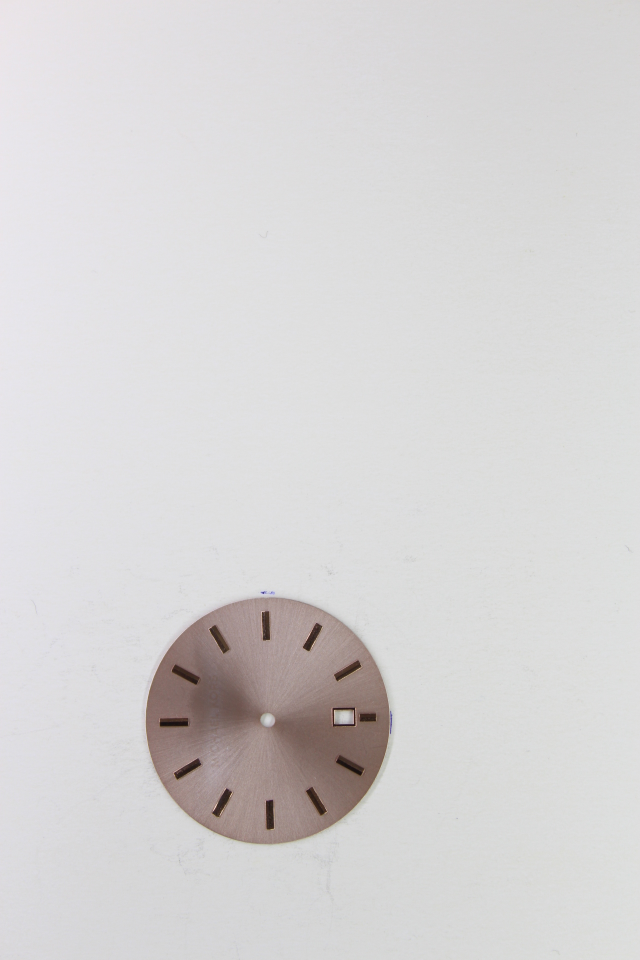
#> input picture sample/good/g1.JPG, 1280 x 1920 px, found by its file name (shown at 1/2 size); the run also reads 2 pictures not shown here
$ jupyter execute --allow-errors Explore_Dials.ipynb   (Python 2 division)   (older library calls are emulated)
#> lines starting #> are read from the running program, lines starting #| are printed output that depends on the picture; after the words box and inside, x2 and y2 are one past the last pixel; in counts of white or black regions, pixels touching at a corner belong together
Steps for defect detection project: <br>
***Preprocessing on sample image:*** <br>
1 - Shade out area of interest (circle detection) <br>
2 - Align any slightly rotated dials with template <br>
***Defect Detection on full dataset:*** <br>
3 - Fine-tune pretrained classifier on preprocessed (aligned) good/poor dial dataset if forthcoming. <br>
4 - Local image similarity measures in comparison with template dial if in class "defect" <br>

1) Highlight dial area:

[cell 1]
import numpy as np
import cv2
import os
import matplotlib.pyplot as plt
from skimage.measure import compare_ssim
from skimage import io
from skimage.filters import threshold_mean, gaussian
from skimage.util import img_as_ubyte
from skimage.color import gray2rgb

# grayscale conversion for cv functions:
def gray(pic):
    return cv2.cvtColor(pic, cv2.COLOR_BGR2GRAY)

def quick_fig(img):
    plt.figure(figsize=(16,5))
    plt.imshow(img)
    plt.axis("off")

# import
img = cv2.imread("sample/good/g1.jpg")
#> img is the input picture: shape (1920, 1280, 3); mean B, G, R 212.8, 212.4, 214.4
plt.imshow(img)
plt.show()

def crop_circular_region(orig, use_mask=False, draw_outline=False, fixed_rect_size=255, rect_padding=10):
    """
    return largest circular region corresponding to watch dial
    """
#> called with use_mask = False, draw_outline = False, fixed_rect_size = 255, rect_padding = 10
    img_hough = gray(orig)
    # smooth image to make sure smaller features don't get captured as circles
    img_hough = img_as_ubyte(gaussian(img_hough, sigma=0.0))
    # ...and detect circles.
    circ = cv2.HoughCircles(img_hough, cv2.cv.CV_HOUGH_GRADIENT, 1.4, 100)
#> circ = [[535.5, 1441.3, 243.9]]
    if circ is not None:
        circ = circ.squeeze()
#> circ = [535.5, 1441.3, 243.9]
        # sort potentially multiple circles and pick largest (by radius) as dial surface:
        if circ.size > 3:
            circ = circ[np.argmax(circ[:,2])]
        x,y,rad = circ.astype(int)
#> x = 535; y = 1441; rad = 243
        img_hough = gray2rgb(img_hough)
        if use_mask:
            # mask image outside circle, classifier should only pay attention to dial surface:
            yy,xx = np.ogrid[0:img_hough.shape[0], 0:img_hough.shape[1]]
            mask = (xx-x)**2 + (yy-y)**2 >= rad**2
            img_hough[mask] = (0,0,0)
        if draw_outline:
            # draw circle & center
            cv2.circle(img_hough, (x, y), rad, (0,255,0), 4)
            cv2.rectangle(img_hough, (x - 5, y - 5), (x + 5, y + 5), (0,255, 0), -1)
        # cropped_rect = img_hough[y-rect_size:y+rect_size, x-rect_size:x+rect_size]
        if not fixed_rect_size:
            rect_size = rad + rect_padding
            cropped_rect = img_hough[y-rect_size:y+rect_size, x-rect_size:x+rect_size]
        else:
            cropped_rect = img_hough[y-fixed_rect_size:y+fixed_rect_size, x-fixed_rect_size:x+fixed_rect_size]
        return cropped_rect
    else:
        raise ValueError("No circular region found, consider adjusting hough parameters")

saved_rect = crop_circular_region(img)


smpath = "sample/bad/"
for f in os.listdir(smpath):
    print f
    crp = img_as_ubyte(crop_circular_region(cv2.imread(smpath+f)))
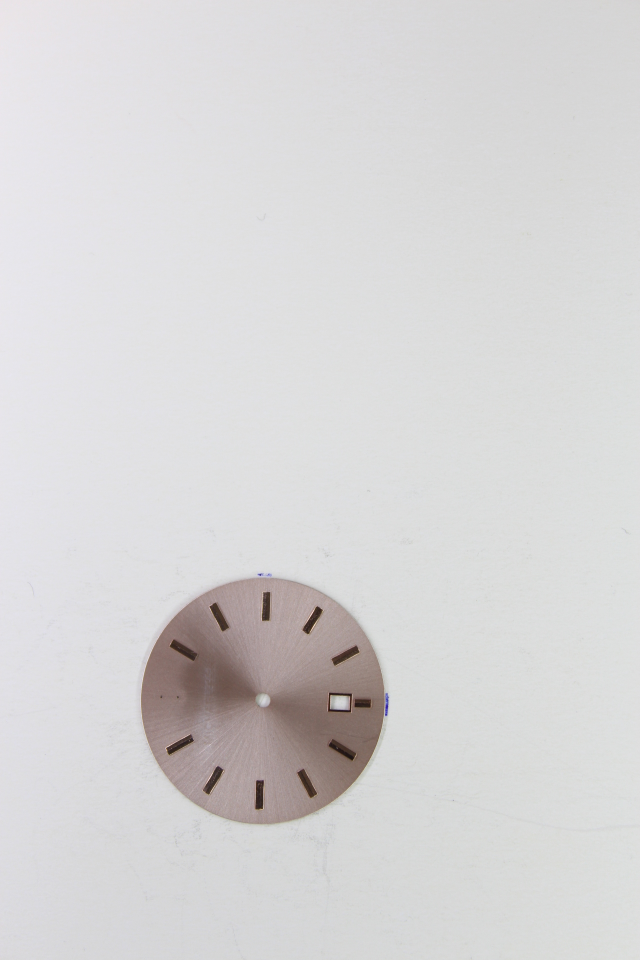
#> input picture sample/bad/b1.JPG, 1280 x 1920 px (shown at 1/2 size)
#> in crop_circular_region, orig is the input picture: shape (1920, 1280, 3); mean B, G, R 214, 213.4, 214.7
    ### io.imsave("good_cropped/" + f[:-3]+"png", crp)
# io.imsave("b1.png", saved_rect)
# quick_fig(np.hstack([img, img_hough]))
plt.imshow(saved_rect)
plt.show()

[cell 2]
# export black dials:
black_good = cv2.imread("sample/black_dials/good.png")
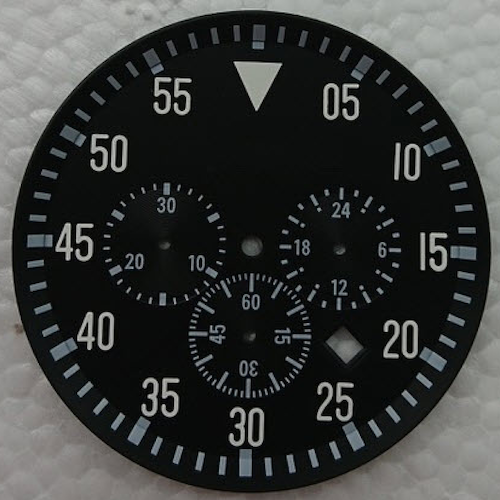
#> input picture sample/black_dials/good.png, 500 x 500 px
#> black_good is the input picture: shape (500, 500, 3); mean B, G, R 58.7, 60.1, 58.2
black_bad = img = cv2.imread("sample/black_dials/bad.png")
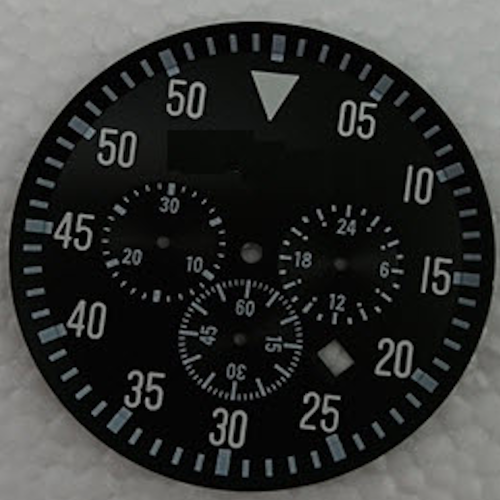
#> input picture sample/black_dials/bad.png, 500 x 500 px
#> black_bad is the input picture: shape (500, 500, 3); mean B, G, R 53.2, 54.8, 53.7

print black_good.shape
#| (500, 500, 3)
def wop(orig, use_mask=False, draw_outline=False, fixed_rect_size=None, rect_padding=10):
    """
    return largest circular region corresponding to watch dial
    """
#> called with use_mask = False, draw_outline = False, rect_padding = 10
    if len(orig.shape)>2:
        img_hough = gray(orig)
    else:
        img_hough = orig
    # smooth image to make sure smaller features don't get captured as circles
    img_hough = img_as_ubyte(gaussian(img_hough, sigma=0.0))
    # ...and detect circles.
    circ = cv2.HoughCircles(img_hough, cv2.cv.CV_HOUGH_GRADIENT, 1.4, 100)
#> circ = [[252.7, 249.9, 241.1], [174.3, 331.1, 130.5], [188.3, 160.3, 130.5], [308.7, 163.1, 148.7], [293.3, 392.7, 58.8]]
    if circ is not None:
        circ = circ.squeeze()
        # sort potentially multiple circles and pick largest (by radius) as dial surface:
        if circ.size > 3:
            circ = circ[np.argmax(circ[:,2])]
#> circ = [252.7, 249.9, 241.1]
        x,y,rad = circ.astype(int)
#> x = 252; y = 249; rad = 241
        img_hough = gray2rgb(img_hough)
#> img_hough: shape (500, 500, 3)
        if use_mask:
            # mask image outside circle, classifier should only pay attention to dial surface:
            yy,xx = np.ogrid[0:img_hough.shape[0], 0:img_hough.shape[1]]
            mask = (xx-x)**2 + (yy-y)**2 >= rad**2
            img_hough[mask] = (0,0,0)
        if draw_outline:
            # draw circle & center
            cv2.circle(img_hough, (x, y), rad, (0,255,0), 4)
            cv2.rectangle(img_hough, (x - 5, y - 5), (x + 5, y + 5), (0,255, 0), -1)
        # cropped_rect = img_hough[y-rect_size:y+rect_size, x-rect_size:x+rect_size]
        if not fixed_rect_size:
            rect_size = rad + rect_padding
#> rect_size = 251
            cropped_rect = img_hough[y-rect_size:y+rect_size, x-rect_size:x+rect_size]
        else:
            cropped_rect = img_hough[y-fixed_rect_size:y+fixed_rect_size, x-fixed_rect_size:x+fixed_rect_size]
        return cropped_rect
    else:
        raise ValueError("No circular region found, consider adjusting hough parameters")

cropped_good = wop(black_good)
io.imsave("b1.png", saved_rect)
quick_fig(cropped_good)
plt.show()
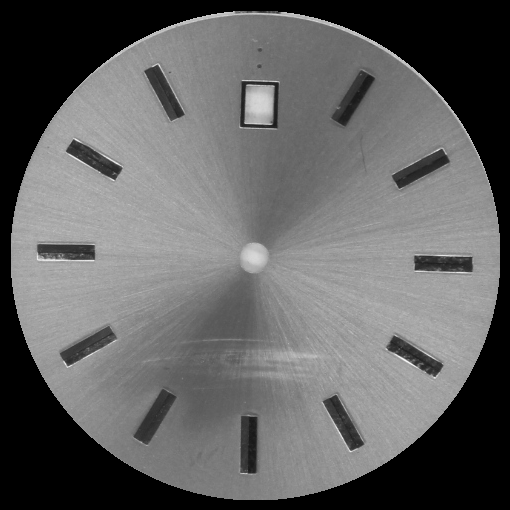
#> input picture good_cropped/masked/b3.png, 510 x 510 px

2) Align dial to template & calculate rotation/transformation to get standard dial position for later classification

[cell 3]
def drawMatches(img1, kp1, img2, kp2, matches):
    """
    Helper function for drawing image alignment feature matches (taken from opencv 3
    as not supported in cv 2.4)
    """
    # Create a new output image that concatenates the two images together
    # (a.k.a) a montage
    rows1 = img1.shape[0]
    cols1 = img1.shape[1]
    rows2 = img2.shape[0]
    cols2 = img2.shape[1]

    out = np.zeros((max([rows1,rows2]),cols1+cols2,3), dtype="uint8")

    # Place the first image to the left
    out[:rows1, :cols1] = np.dstack([img1])

    # Place the next image to the right of it
    out[:rows2, cols1:] = np.dstack([img2])

    # For each pair of points we have between both images
    # draw circles, then connect a line between them
    for mat in matches:
        # Get the matching keypoints for each of the images
        img1_idx = mat.queryIdx
        img2_idx = mat.trainIdx

        # x - columns
        # y - rows
        (x1,y1) = kp1[img1_idx].pt
        (x2,y2) = kp2[img2_idx].pt

        # Draw a small circle at both co-ordinates
        # radius 4
        # colour blue
        # thickness = 1
        cv2.circle(out, (int(x1),int(y1)), 4, (255, 0, 0), 1)
        cv2.circle(out, (int(x2)+cols1,int(y2)), 4, (255, 0, 0), 1)

        # Draw a line in between the two points
        # thickness = 1
        # colour blue
        cv2.line(out, (int(x1),int(y1)), (int(x2)+cols1,int(y2)), (255, 0, 0), 1)
    return out

def calculate_sift_matches(img1, img2, n_matches=100):
    """
    Take 2 images, calculate matching features and return comparison img + inverse transformation matrix
    """
#> called with n_matches = 100
    # Initiate SIFT detector
    sift = cv2.SIFT()

    # find the keypoints and descriptors with SIFT
    kp1, des1 = sift.detectAndCompute(img1,None)
#> kp1 = 149 keypoints; strongest (x, y, size): (292, 14, 2.1), (285, 13, 2.1), (316, 19, 2), (303, 16, 2)
    kp2, des2 = sift.detectAndCompute(img2,None)
#> kp2 = 194 keypoints; strongest (x, y, size): (436, 92, 2), (395, 56, 2.7), (403, 62, 2.5), (407, 65, 2.5)
    MIN_MATCH_COUNT = 10
    FLANN_INDEX_KDTREE = 0
    index_params = dict(algorithm = FLANN_INDEX_KDTREE, trees = 5)
    search_params = dict(checks = 50)

    flann = cv2.FlannBasedMatcher(index_params, search_params)
    matches = flann.knnMatch(des1,des2,k=2)
#> matches = 149 matches

    # store good matches
    good_matches = []
    for m,n in matches:
        if m.distance < 0.7*n.distance:
            good_matches.append(m)
#> this loop made 149 passes
#> after the loop, good_matches = 28 matches

    if len(good_matches)>MIN_MATCH_COUNT:
        src_pts = np.float32([ kp1[m.queryIdx].pt for m in good_matches ]).reshape(-1,1,2)
#> src_pts = 28 rows, first 8: [34.47, 247.6], [46.7, 320.7], [48.93, 177.5], [69.24, 361.4], [90.87, 399.4], [92.2, 400.6], [105, 102.8], [170, 118.3]
        dst_pts = np.float32([ kp2[m.trainIdx].pt for m in good_matches ]).reshape(-1,1,2)
#> dst_pts = 28 rows, first 8: [449.6, 158], [45.44, 327.1], [49.79, 182.1], [69.06, 361.8], [93.09, 401.4], [93.09, 401.4], [104.5, 103], [156.9, 66.15]

        M, mask = cv2.findHomography(src_pts, dst_pts, cv2.RANSAC,5.0)
#> M = [[1.05, 0.0107, -4.56], [0.00545, 1.04, -1.78], [5.64e-05, 7.37e-05, 1]]; mask = 28 values, max 1 at index 1, min 0 at index 0, mean 0.643
        inverse_transformation = np.linalg.inv(M)
#> inverse_transformation = [[0.953, -0.0101, 4.33], [-0.00508, 0.959, 1.69], [-5.34e-05, -7.01e-05, 1]]
        matchesMask = mask.ravel().tolist()
#> matchesMask has the same summary as mask

        h,w = img1.shape
        pts = np.float32([ [0,0],[0,h-1],[w-1,h-1],[w-1,0] ]).reshape(-1,1,2)
        dst = cv2.perspectiveTransform(pts,M)
#> dst = [[-4.56, -1.78], [0.855, 509.6], [501.5, 498.4], [514.5, 0.963]]
        tup = tuple(np.int32(dst)[1,0])
#> tup = (0, 509)
        # cv2.circle(img2, tup, 30, color=(0,255,0))
        # rectangle to visualise transform matrix
        ###
        # cv2.polylines(img2,[np.int32(dst)],True,(0,255,0),5, cv2.CV_AA)
    else:
        print "Not enough matches are found - %d/%d" % (len(good_matches),MIN_MATCH_COUNT)
        matchesMask = None
        """
    draw_params = dict(matchColor = (0,255,0), # draw matches in green color
                       singlePointColor = None,
                       matchesMask = matchesMask, # draw only inliers
                       flags = 2)
        """
    # draw a max. of n_matches in the visualisation
    img3 = drawMatches(img1,kp1,img2,kp2,good_matches[:n_matches])
#> the loop in drawMatches, `for mat in matches:` made 28 passes
#> (img1_idx, img2_idx, x1, y1, x2, y2) on passes 1 to 4: (3, 182, 34.47, 247.6, 449.6, 158), (9, 7, 46.7, 320.7, 45.44, 327.1), (10, 10, 48.93, 177.5, 49.79, 182.1), (14, 16, 69.24, 361.4, 69.06, 361.8)
#> after the loop in drawMatches, `for mat in matches:`:
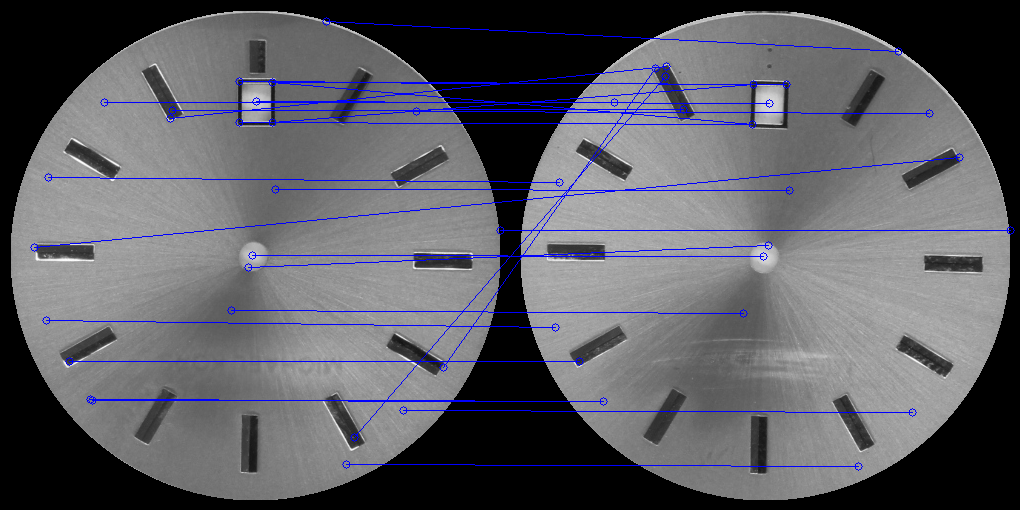
#> out: shape (510, 1020, 3); mean of channels 0, 1, 2 99.9, 93.4, 93.4; drawn as B, G, R
    return img3, inverse_transformation


img = gray(cv2.imread("good_cropped/masked/g6.png"))
bad = gray(cv2.imread("good_cropped/masked/b3.png"))

# try on single rotated image & ensemble image
# matched_rot_img, _ = calculate_sift_matches(img, img_rotated)
matched_ensemble_img, inv_m = calculate_sift_matches(img, bad)
#> inv_m has the same summary as inverse_transformation in calculate_sift_matches

recalibrated = cv2.warpPerspective(bad, inv_m, (510, 510))
quick_fig(matched_ensemble_img)
io.imsave("sample_match.png", recalibrated)
quick_fig(recalibrated)
plt.show()

[cell 4]
godo = gray(cv2.imread("sample/black_dials/good.png"))
bado = gray(cv2.imread("sample/black_dials/bad.png"))

# try on single rotated image & ensemble image
# matched_rot_img, _ = calculate_sift_matches(img, img_rotated)
MATCHO, INV_BLACK = calculate_sift_matches(godo, bado)
#> in calculate_sift_matches (call 2), `kp1, des1 = sift.detectAndCompute(img1,None)`: kp1 = 1708 keypoints; strongest (x, y, size): (106, 136, 3.1), (356, 86, 2.9), (188, 80, 3.3), (90, 225, 3.4)
#> in calculate_sift_matches (call 2), `kp2, des2 = sift.detectAndCompute(img2,None)`: kp2 = 1888 keypoints; strongest (x, y, size): (286, 243, 3.4), (374, 105, 3.3), (115, 132, 3.4), (305, 220, 3.9)
#> in calculate_sift_matches (call 2), `matches = flann.knnMatch(des1,des2,k=2)`: matches = 1708 matches
#> after the loop in calculate_sift_matches (call 2), `for m,n in matches:`: good_matches = 369 matches
#> in calculate_sift_matches (call 2), `src_pts = np.float32([ kp1[m.queryIdx].pt for m in good_matches ]).res..`: src_pts = 369 rows, first 8: [28.56, 245.3], [38.75, 228.4], [45.95, 319.6], [49.74, 237.1], [49.74, 237.1], [51.53, 350.8], [54.56, 242.6], [58.14, 248.8]
#> in calculate_sift_matches (call 2), `dst_pts = np.float32([ kp2[m.trainIdx].pt for m in good_matches ]).res..`: dst_pts = 369 rows, first 8: [462.3, 171.2], [37.88, 213.9], [303.9, 462.3], [49.91, 224.2], [49.91, 224.2], [462.3, 171.2], [53.81, 229.7], [56.68, 235.9]
#> the loop in drawMatches (call 2), `for mat in matches:` made 100 passes
#> (img1_idx, img2_idx, x1, y1, x2, y2) on passes 1 to 4: (20, 1835, 28.56, 245.3, 462.3, 171.2), (47, 54, 38.75, 228.4, 37.88, 213.9), (71, 1260, 45.95, 319.6, 303.9, 462.3), (86, 103, 49.74, 237.1, 49.91, 224.2)
#> after the loop in drawMatches (call 2), `for mat in matches:`:
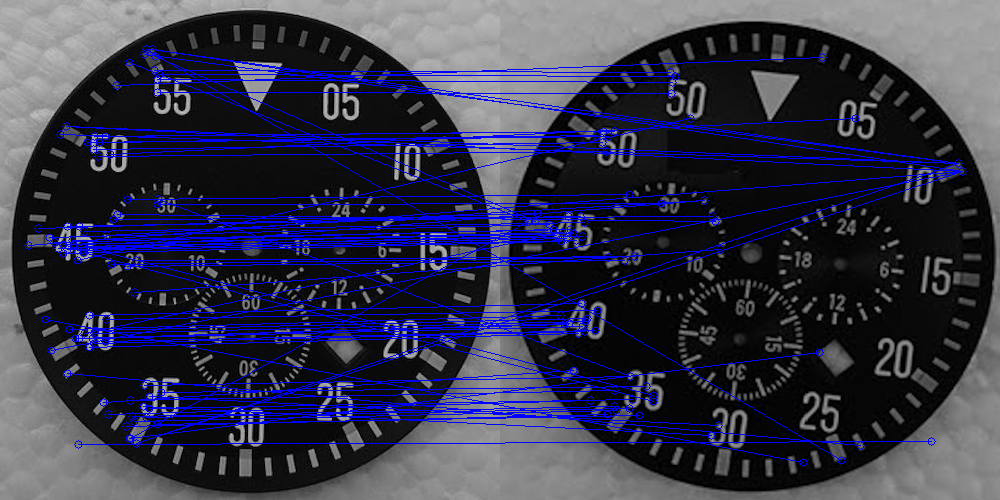
#> out: shape (500, 1000, 3); mean of channels 0, 1, 2 75.7, 53.2, 53.2; drawn as B, G, R
#> INV_BLACK = [[0.998, 0.0965, -21.44], [-0.0865, 1.02, 11.95], [4.95e-05, -1.33e-05, 0.999]]

RECO = cv2.warpPerspective(bado, INV_BLACK, (510, 510))
quick_fig(MATCHO)
WECO = wop(RECO)
quick_fig(RECO)
io.imsave("macho_libre.png", RECO)
plt.show()

## TBD pre-dataset:
Example alignment of multiple rotated dials <br>
TBD post-dataset: <br>
Classifier <br>
Local image difference (SSIM) <br>

[cell 5]
# load the two input images
imageA = cv2.imread("sample_match.png")
# imageA = cv2.imread("good_cropped/g1.png")
imageB = cv2.imread("good_cropped/masked/g6.png")

print imageA.shape, imageB.shape
#| (510, 510, 3) (510, 510, 3)
# convert the images to grayscale
grayA = cv2.cvtColor(imageA, cv2.COLOR_BGR2GRAY)
grayB = cv2.cvtColor(imageB, cv2.COLOR_BGR2GRAY)

_ = """
sim_img,inv_mat = calculate_sift_matches(grayA, grayB, n_matches=1000)

quick_fig(imageA)
quick_fig(imageB)
quick_fig(sim_img)
SIM_DILDO = cv2.warpPerspective(imageB, inv_mat, (500, 500))
quick_fig(SIM_DILDO)
print inv_mat
plt.show()
"""

# compute the Structural Similarity Index (SSIM) between the two
# images, ensuring that the difference image is returned
(score, diff) = compare_ssim(grayA, grayB, full=True)
#> score = 0.747
diff = (diff * 255).astype("uint8")
# print("SSIM: {}".format(score))


# threshold the difference image, followed by finding contours to
# obtain the regions of the two input images that differ
thresh = cv2.threshold(diff, 0, 255, cv2.THRESH_BINARY_INV | cv2.THRESH_OTSU)[1]
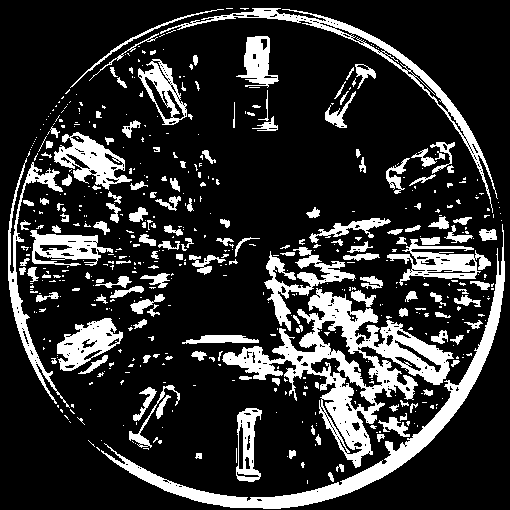
#> thresh: shape (510, 510); 19.1% white; 548 white regions (394 under 20 px)
# thresh = cv2.threshold(diff, 0, 255, cv2.THRESH_OTSU)[1]
cnts = cv2.findContours(thresh.copy(), cv2.RETR_EXTERNAL, cv2.CHAIN_APPROX_SIMPLE)
#> cnts = 532 contours, 416 with area under 20; largest, box (x1, y1, x2, y2) and area: (222, 288, 454, 468) 12794, (101, 224, 505, 509) 6109, (160, 8, 498, 213) 3391, (54, 132, 132, 190) 2094, (387, 239, 491, 286) 1908
cnts = cnts[0] # if imutils.is_cv2() else cnts[1]

# loop over the contours
for c in cnts:
    # compute the bounding box of the contour and then draw the
    # bounding box on both input images to represent where the two
    # images differ
    (x, y, w, h) = cv2.boundingRect(c)
    #print (x,y,w,h)
    # cv2.rectangle(imageA, (x, y), (x + w, y + h), (0, 0, 255), 2)
    cv2.rectangle(grayB, (x, y), (x + w, y + h), (0, 0, 255), 2)
#> this loop made 532 passes
#> c on passes 27 to 29: [[123, 425]], [[414, 423]], [[316, 423]]
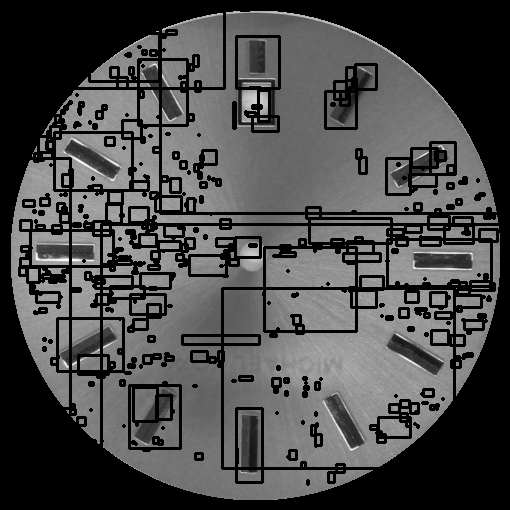
#> grayB: shape (510, 510); min 0, max 253, mean 72.8

# show the output images
quick_fig(imageA)
quick_fig(imageB)
quick_fig(diff)
quick_fig(thresh)
plt.show()
